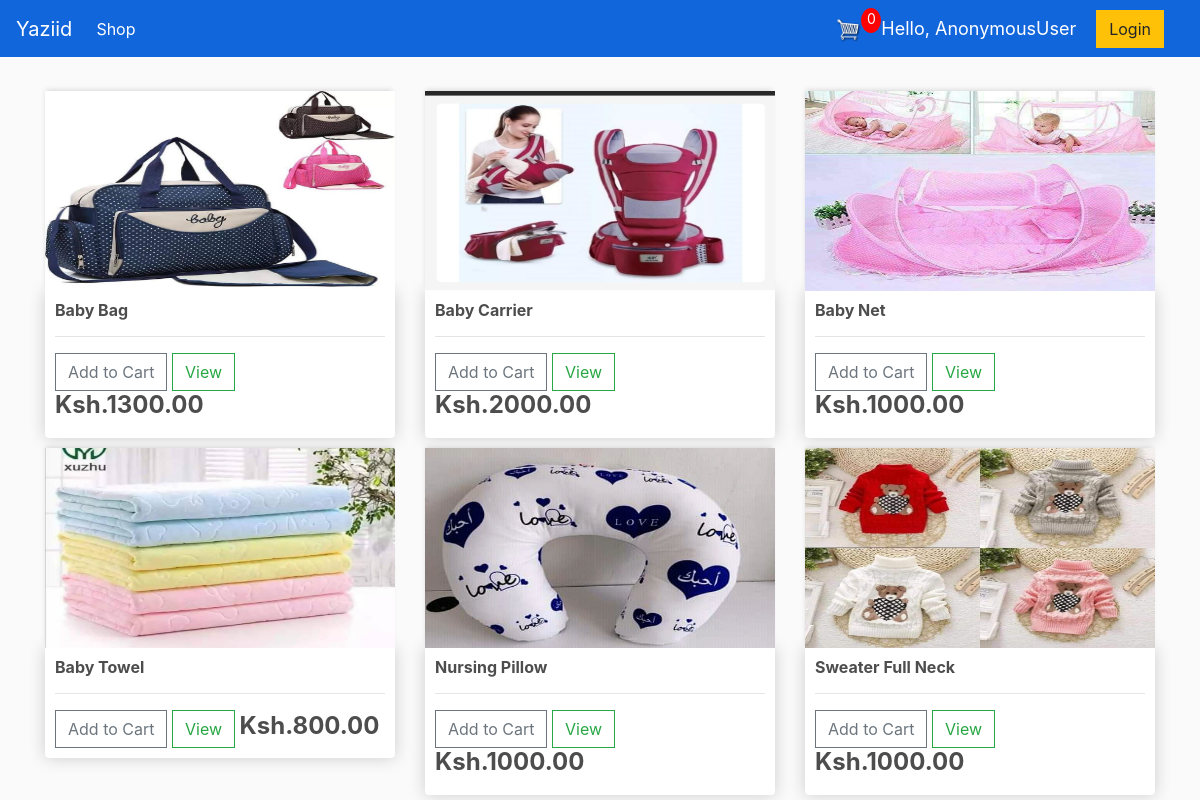
The page / on the database its author committed.
### shop/models.py (models this page shows, shortened)
class Product(models.Model):
	name = models.CharField(max_length=200)
	price = models.DecimalField(max_digits=7, decimal_places=2)
	digital = models.BooleanField(default=False, null=True, blank=True)
	image = models.ImageField(null=True, blank=True)
	@property
	def imageURL(self):
		try:
			url = self.image.url
		except:
			url = ''
		return url

### shop/views.py (the view)
# urls.py: path('', include('shop.urls')),
def shop(request):
	data = cartData(request)
	cartItems = data['cartItems']
	order = data['order']
	items = data['items']
	products = Product.objects.all()
	context = {'products':products, 'cartItems':cartItems}
	return render(request, 'shop/store.html', context)

### shop/utils.py (called while the page is built, shortened)
def cookieCart(request):
    try:
        cart = json.loads(request.COOKIES['cart'])
    except:
        cart = {}
    print('Cart:', cart)
    items = []
    order = {'get_cart_total':0, 'get_cart_items':0, 'shipping':False}
    cartItems = order['get_cart_items']
    return {'cartItems':cartItems, 'order':order, 'items':items}

def cartData(request):
    if request.user.is_authenticated:
        try:
            customer = request.user.customer
        except Customer.DoesNotExist:
            customer = None
        order, created = Order.objects.get_or_create(customer=customer, complete=False)
        items = order.orderitem_set.all()
        cartItems = order.get_cart_items
    else:
        cookieData = cookieCart(request)
        cartItems = cookieData['cartItems']
        order = cookieData['order']
        items = cookieData['items']
    return {'cartItems':cartItems, 'order':order, 'items':items}

### shop/templates/shop/store.html
{% extends 'shop/main.html' %}
{% load static %}
{% block content %}
	<div class="row">
		{% for product in products %}
		<div class="col-lg-4">
			<img class="thumbnail" src="{{product.imageURL}}">
			<div class="box-element product">
				<h6><strong>{{product.name}}</strong></h6>
				<hr>
				<button data-product={{product.id}} data-action="add" class="btn btn-outline-secondary add-btn update-cart">Add to Cart</button>
				<a class="btn btn-outline-success" href="{% url 'product_detail' product.id %}">View</a>
				<h4 style="display: inline-block;"><strong>Ksh.{{product.price|floatformat:2}}</strong></h4>
			</div>
		</div>
		{% endfor %}
	</div>
{% endblock content %}

### static/css/main.css (style rules this page uses)
body { background-color: hsl(0, 0%, 98%); }
h1,h2,h3,h4,h5,h6 { color:hsl(0, 0%, 30%); }
.box-element { box-shadow:hsl(0, 0%, 80%) 0 0 16px; background-color: #fff; border-radius: 4px; padding: 10px; }
.thumbnail { width: 100%; height: 200px; -webkit-box-shadow: -1px -3px 5px -2px rgba(214,214,214,1); -moz-box-shadow: -1px -3px 5px -2px rgba(214,214,214,1); box-shadow: -1px -3px 5px -2px rgba(214,214,214,1); }
.product { border-radius: 0 0 4px 4px; }
.col-lg-4, .col-lg-6, .col-lg-8, .col-lg-12 { margin-top: 10px; }
.btn { border-radius: 0; }

### rows shown on the page
Product: imageURL (picture), name "Baby Bag", price "1300.00"
Product: imageURL (picture), name "Baby Carrier", price "2000.00"
Product: imageURL (picture), name "Baby Net", price "1000.00"
Product: imageURL (picture), name "Baby Towel", price "800.00"
Product: imageURL (picture), name "Nursing Pillow", price "1000.00"
Product: imageURL (picture), name "Sweater Full Neck", price "1000.00"

### other values the page prints
{{ cartItems }} "0"
{{ request.user }} "AnonymousUser"
